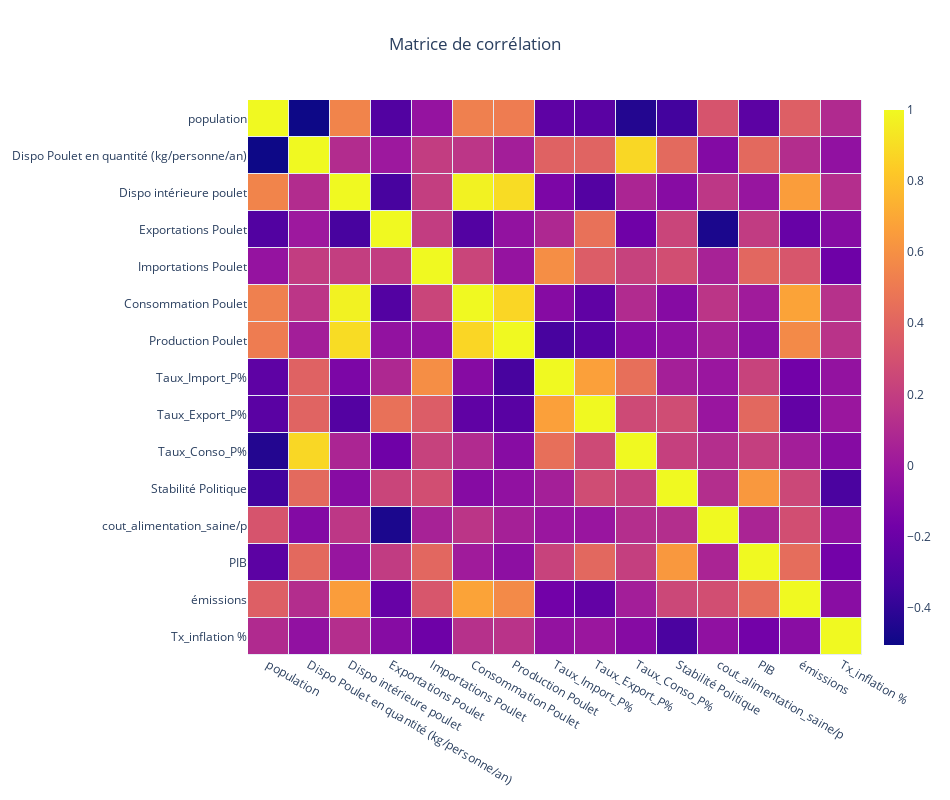

The code cell stored with this chart in its notebook:
### Code cell
df = df_data3
df = df.dropna()
df = df.replace([np.inf, -np.inf], np.finfo(np.float64).max)

x = df.columns.tolist()
z =df[x].corr()

hovercell = list()
for yi, yy in enumerate(x):
    hovercell.append(list())
    for xi, xx in enumerate(x):
        hovercell[-1].append("X: {}<br />Y: {}<br />Corr:{}".format(xx, yy, round(stats.pearsonr(df[xx],df[yy])[0],2)))
        
map = [go.Heatmap(z=z, x=x, y=x,
                 xgap=1, ygap=1,
                 colorbar_thickness=20,
                 colorbar_ticklen=3,
                 hoverinfo='text',
                 text=hovercell)] 
                 
title = "Matrice de corrélation"

layout = go.Layout(title_text=title, title_x=0.5,
                   width= 950, height = 800,
                   xaxis_showgrid = False,
                   yaxis_showgrid = False, 
                   yaxis_autorange = "reversed")

fig = go.Figure(data = map, layout = layout)
iplot(fig, filename = "pandas-heatmap")

### Figure 1 — Plotly figure (JSON) as saved in the notebook; plotly's stock layout.template omitted (floating-point values rounded to 4 significant figures; data arrays with more than 128 entries replaced by an {"elided": "..."} marker saying what was removed)
{"data": [{"colorbar": {"thickness": 20, "ticklen": 3}, "hoverinfo": "text", "text": {"elided": "15x15 str values"}, "type": "heatmap", "x": ["population", "Dispo Poulet en quantité (kg/personne/an)", "Dispo intérieure poulet", "Exportations Poulet", "Importations Poulet", "Consommation Poulet", "Production Poulet", "Taux_Import_P%", "Taux_Export_P%", "Taux_Conso_P%", "Stabilité Politique", "cout_alimentation_saine/p", "PIB", "émissions", "Tx_inflation %"], "xgap": 1, "y": ["population", "Dispo Poulet en quantité (kg/personne/an)", "Dispo intérieure poulet", "Exportations Poulet", "Importations Poulet", "Consommation Poulet", "Production Poulet", "Taux_Import_P%", "Taux_Export_P%", "Taux_Conso_P%", "Stabilité Politique", "cout_alimentation_saine/p", "PIB", "émissions", "Tx_inflation %"], "ygap": 1, "z": {"elided": "15x15 float values"}}], "layout": {"height": 800, "title": {"text": "Matrice de corrélation", "x": 0.5}, "width": 950, "xaxis": {"showgrid": false}, "yaxis": {"autorange": "reversed", "showgrid": false}}}
